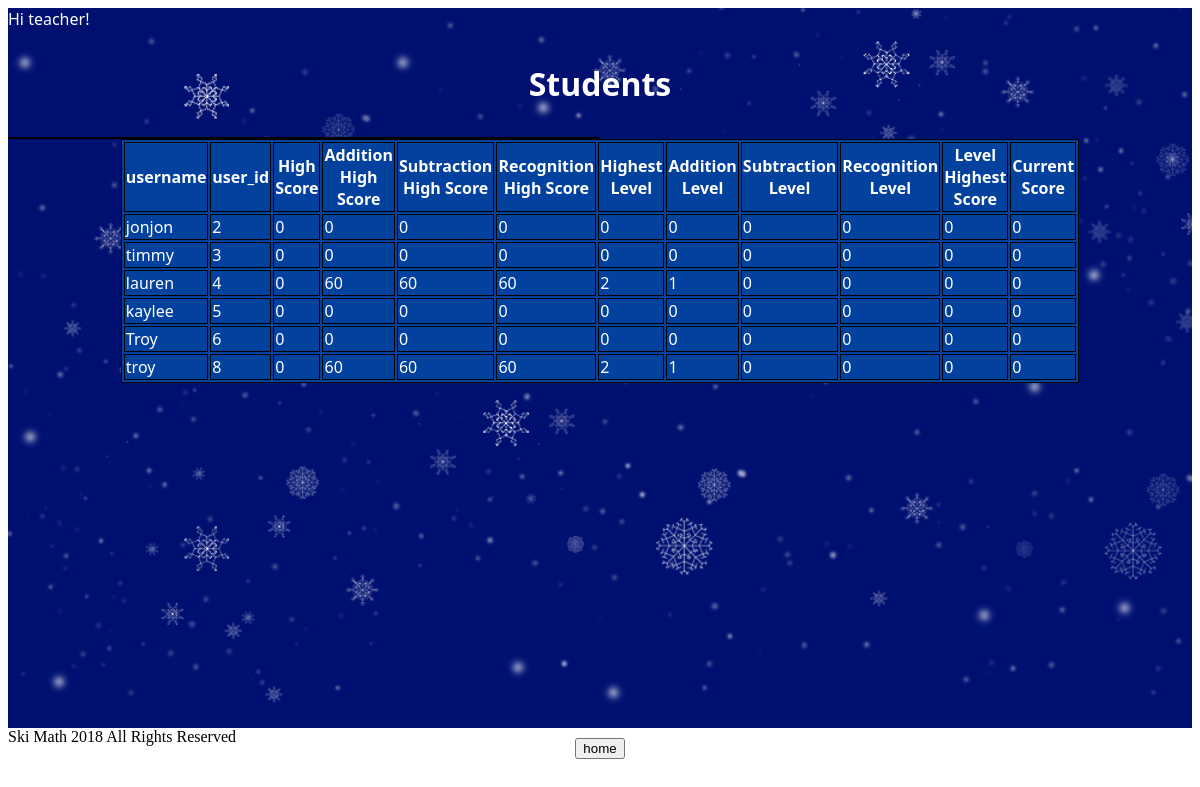
The page /ski_math/teacherstats (signed in) on the database as committed earlier.
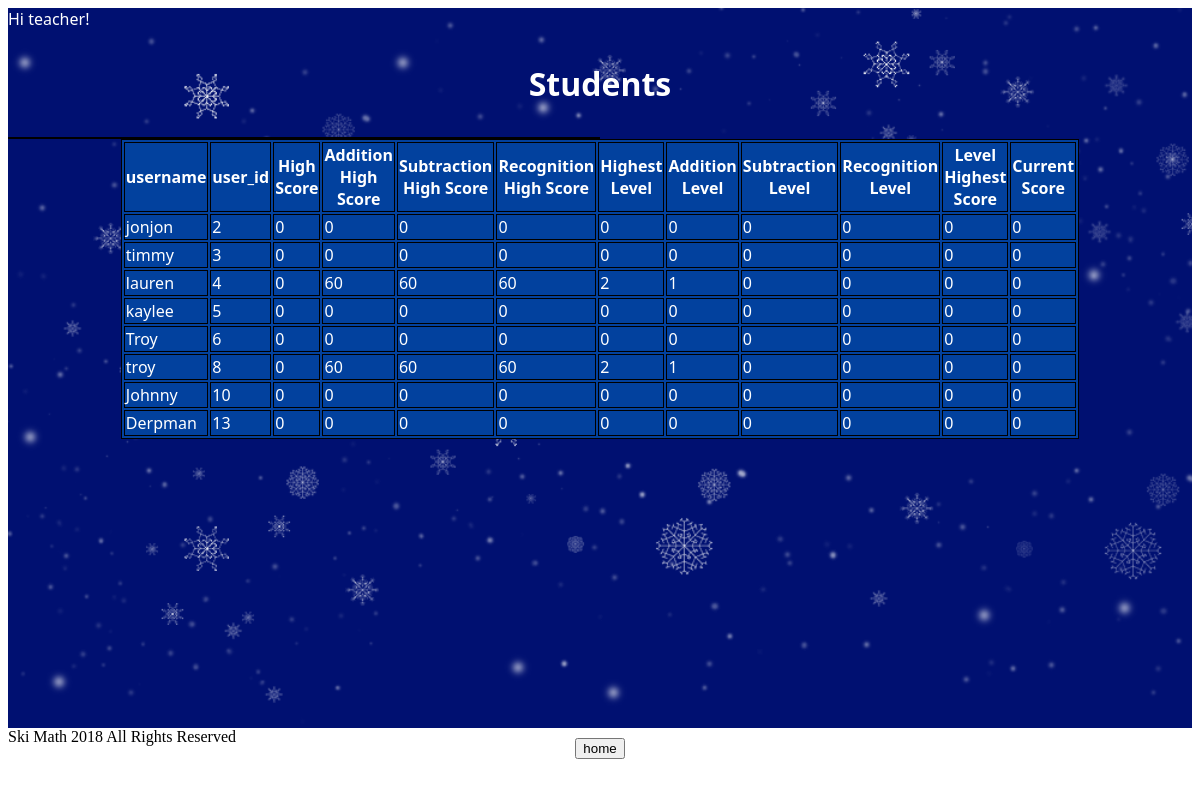
The same page on the database as committed later.
### ski_math/models.py (models this page shows, shortened)
class Student(models.Model):
    objects = models.Manager()
    user = models.OneToOneField(CustomUser, on_delete=models.CASCADE, primary_key=True)
    highestScore = models.PositiveIntegerField(default=0)
    addHighestScore = models.PositiveIntegerField(default=0)
    subHighestScore = models.PositiveIntegerField(default=0)
    recHighestScore = models.PositiveIntegerField(default=0)
    highestLevel = models.PositiveIntegerField(default=0)
    addLevel = models.PositiveIntegerField(default=0)
    subLevel = models.PositiveIntegerField(default=0)
    recLevel = models.PositiveIntegerField(default=0)
    levelHighestScore = models.PositiveIntegerField(default=0)
    currentScore = models.PositiveIntegerField(default=0)

class CustomUser(AbstractUser):
    is_student = models.BooleanField('student status', default=False)
    is_teacher = models.BooleanField('teacher status', default=False)

### ski_math/views.py (the view)
# urls.py: path('teacherstats', views.TeacherStats.as_view(), name='teacherstats'),
class TeacherStats(TemplateView):
    model = Student
    context_object_name = 'student'
    template_name = 'teacherstats.html'
    def get(self, request):
        student_data = Student.objects.all()
        context = {'student_list': student_data}
        return render(request, 'teacherstats.html', context)

### templates/teacherstats.html (shortened to what this page needs)
{% extends 'base.html' %}
{% block content %}
{% if user.is_authenticated and user.is_teacher%}
  Hi {{ user.username }}!
  <h1><p>Students</p></h1>
  {% if student_list %}
    <table>
      <table align="center">
        <tr>
          <th>username</th>
          <th>user_id</th>
          <th>High Score</th>
          <th>Addition High Score</th>
          <th>Subtraction High Score</th>
          <th>Recognition High Score</th>
          <th>Highest Level</th>
          <th>Addition Level</th>
          <th>Subtraction Level</th>
          <th>Recognition Level</th>
          <th>Level Highest Score</th>
          <th>Current Score</th>
      </tr>
        {% for student in student_list %}
        <tr>
            <td>{{student.user.username}}</td>
            <td>{{student.user_id}}</td>
            <td>{{student.highestScore}}</td>
            <td>{{student.addHighestScore}}</td>
            <td>{{student.subHighestScore}}</td>
            <td>{{student.recHighestScore}}</td>
            <td>{{student.highestLevel}}</td>
            <td>{{student.addLevel}}</td>
            <td>{{student.subLevel}}</td>
            <td>{{student.recLevel}}</td>
            <td>{{student.levelHighestScore}}</td>
            <td>{{student.currentScore}}</td>
          </tr>
      {% endfor %}
    </table>
    <div class = "midbottom">
    <p><a href="{% url 'home' %}"><button>home</button></a></p></div>
  {% else %}
    <h1><p>No students are available.</p></h1>
    <div class = "midbottom">
    <p><a href="{% url 'home' %}"><button>home</button></a></p></div>
  {% endif %}
{% else %}
  <h1><p>You are not logged in</p></h1>
  <h1><a href="{% url 'login' %}"><button>home</button></a></h1>
{% endif %}
{% endblock %}

Rows that differ between the two databases and show on the page:
added Student: user.username "Johnny", user_id "10", highestScore "0", addHighestScore "0", subHighestScore "0", recHighestScore "0", highestLevel "0", addLevel "0", subLevel "0", recLevel "0", levelHighestScore "0", currentScore "0"
added Student: user.username "Derpman", user_id "13", highestScore "0", addHighestScore "0", subHighestScore "0", recHighestScore "0", highestLevel "0", addLevel "0", subLevel "0", recLevel "0", levelHighestScore "0", currentScore "0"
